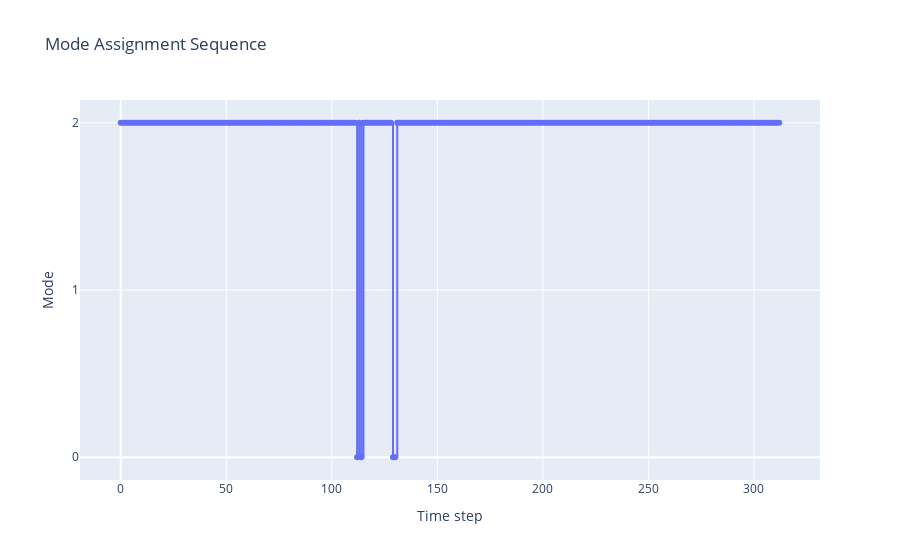

Notebook code cell kept with this figure:
### Code cell
import plotly.graph_objects as go

fig = go.Figure()
fig.add_trace(go.Scatter(y=mode_assignments, mode='lines+markers', line=dict(shape='hv')))
fig.update_layout(
    title="Mode Assignment Sequence",
    xaxis_title="Time step",
    yaxis_title="Mode",
    yaxis=dict(dtick=1)  # ensure integer ticks
)
fig.show()

### Figure 1 — Plotly figure (JSON) as saved in the notebook; plotly's stock layout.template omitted (floating-point values rounded to 4 significant figures; data arrays with more than 128 entries replaced by an {"elided": "..."} marker saying what was removed)
{"data": [{"line": {"shape": "hv"}, "mode": "lines+markers", "type": "scatter", "y": {"elided": "313 int values"}}], "layout": {"title": {"text": "Mode Assignment Sequence"}, "xaxis": {"title": {"text": "Time step"}}, "yaxis": {"dtick": 1, "title": {"text": "Mode"}}}}
